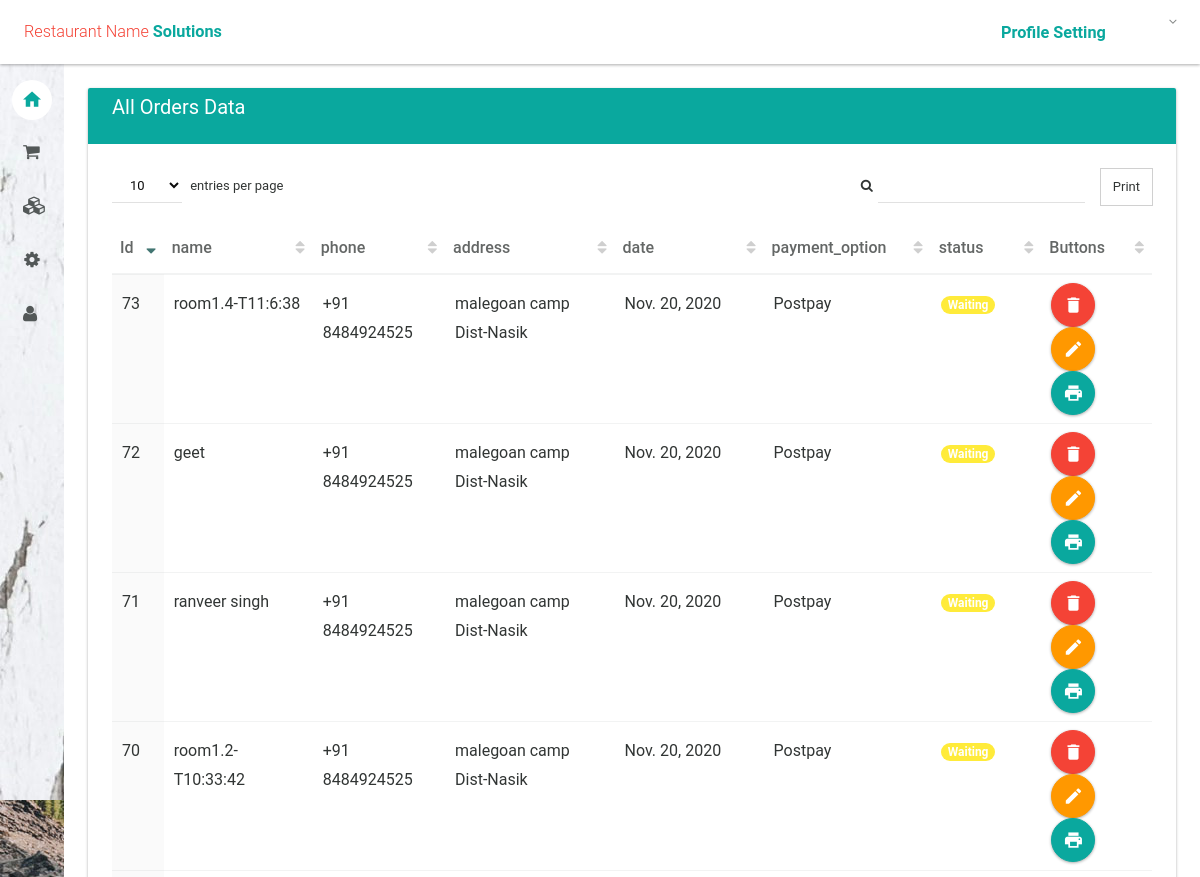
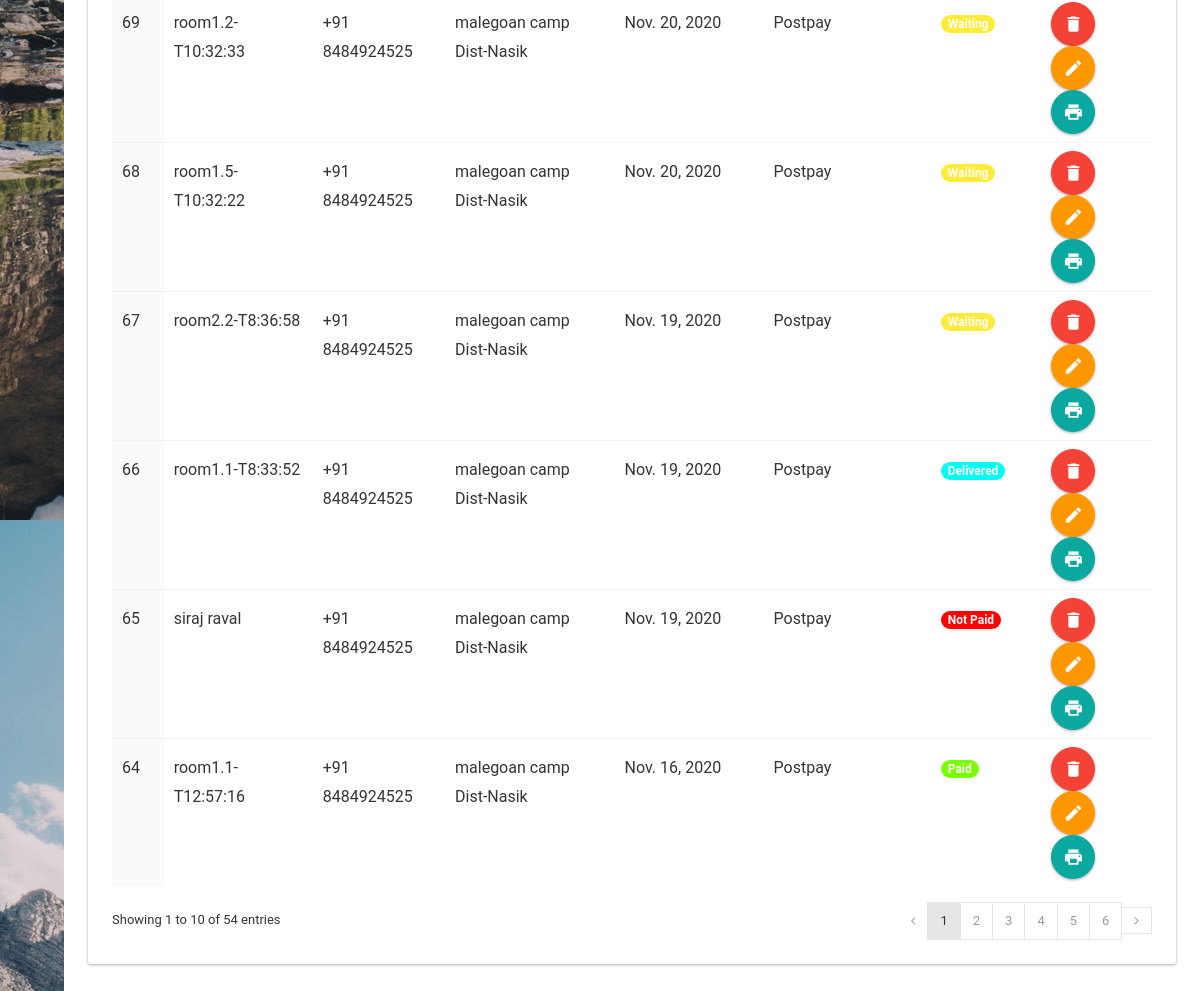
Before: /CustomerAndDish/all_order/ (signed in) with the older database file (2 pictures, top to bottom).
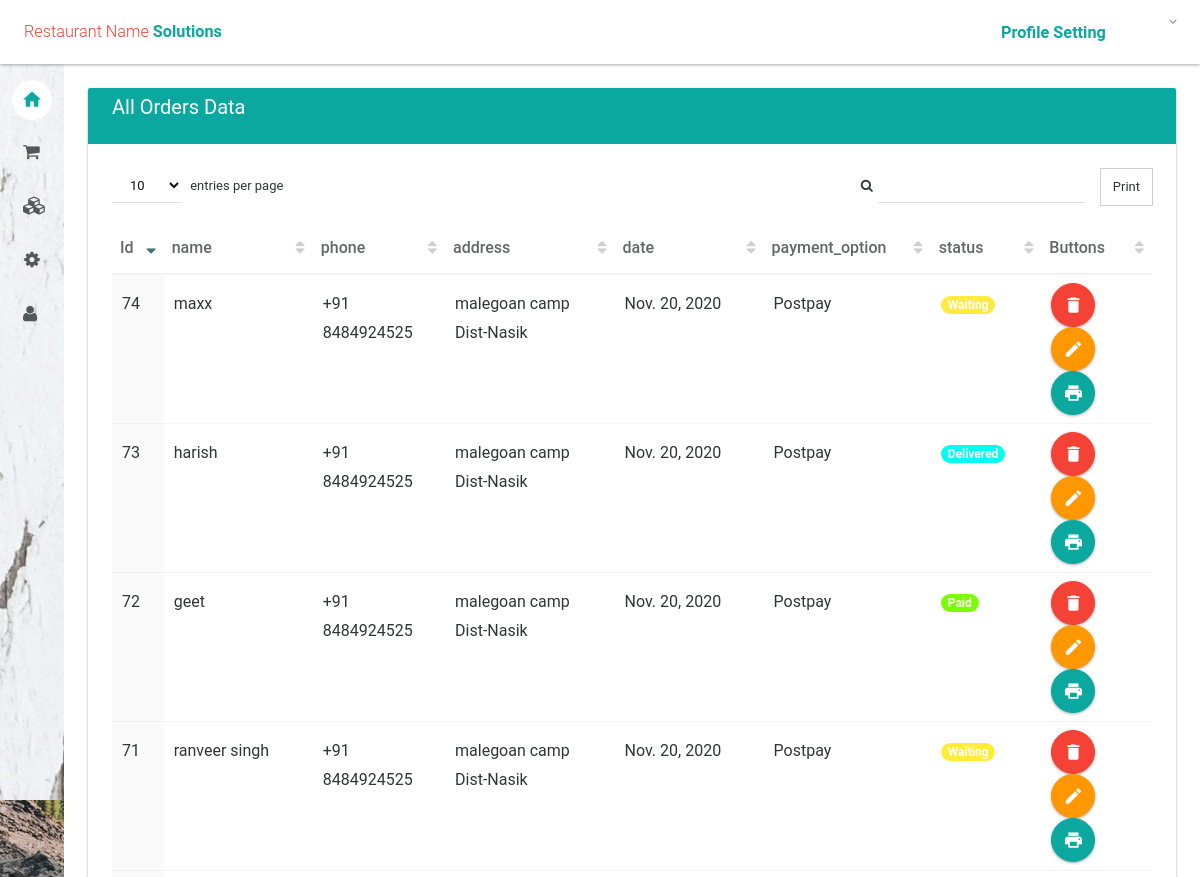
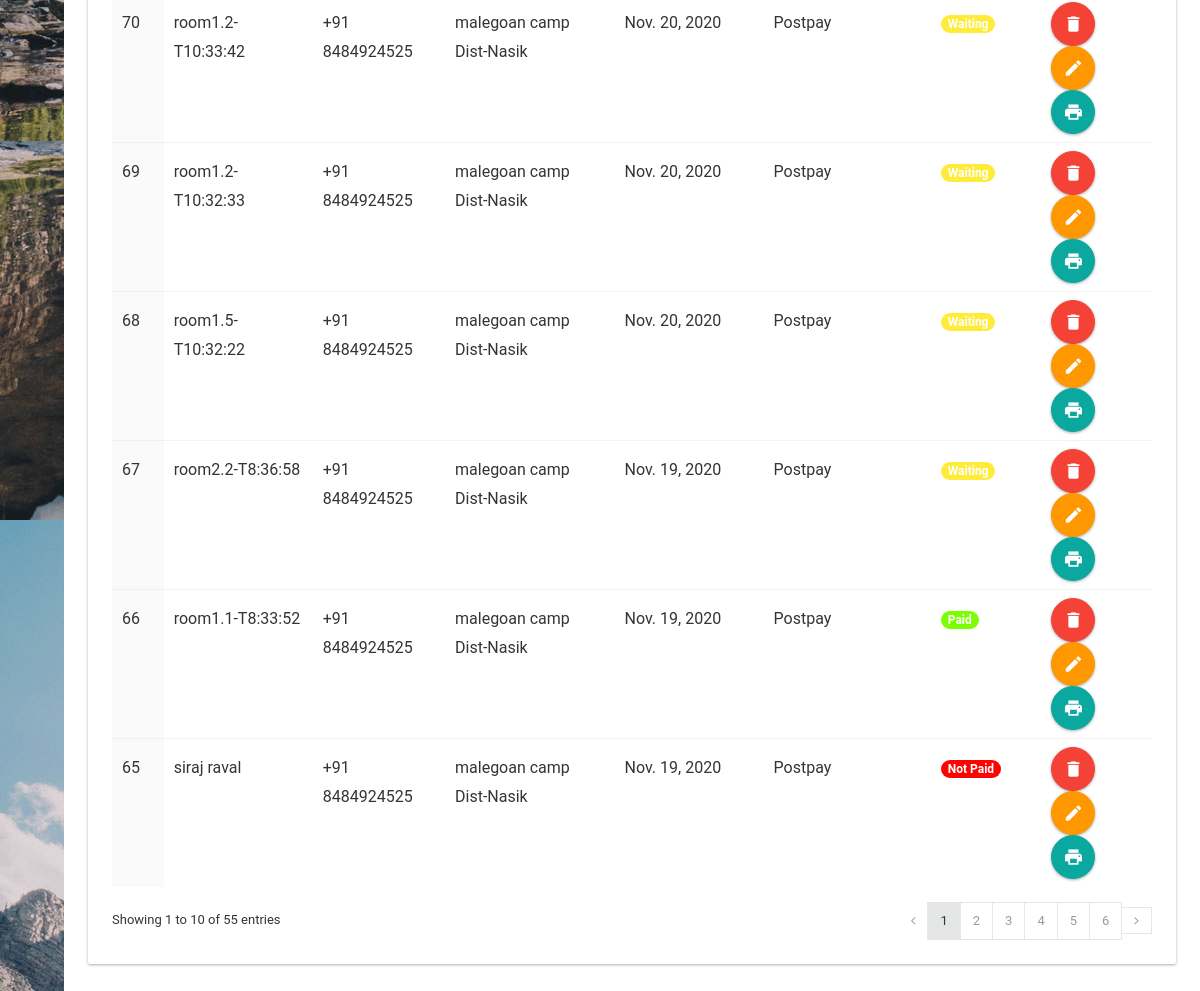
After: the same page with the newer database file (2 pictures, top to bottom).
### CustomerAndDish/models.py (models this page shows, shortened)
class Customer(models.Model):
    cust_id = models.AutoField(primary_key=True)
    table = models.CharField(max_length=255, blank=True, verbose_name='Table No.', null=True)
    name = models.CharField(max_length=200)
    phone = models.CharField(max_length=20,blank=True)
    address = models.TextField(blank=True)
    date = models.DateField(blank=True)
    time_in = models.TimeField(blank=True)
    payment_option = models.CharField(max_length=50) # Post pay / Pre Pay
    order_type = models.CharField(max_length=50)  #Dine In / Take Away
    order_status = models.CharField(max_length=50)
    order_total = models.IntegerField(blank=True) #Total bill
    no_of_people = models.IntegerField(blank=True)

### CustomerAndDish/views.py (the view)
# urls.py: path('all_order/', views.All_Order,name="allOrder"),
@login_required
def All_Order(request):
    orders = Customer.objects.all()
    return render(request,'CustomerAndDish/index_orders.html',{'orders': orders})

### CustomerAndDish/templates/CustomerAndDish/index_orders.html (shortened to what the changed rows need)
{% extends 'layout.html' %}
{% block body %}
                <section>
                    <div class="section-body">
                        <div class="row">
                            <div class="col-lg-12">
                                <div class="card">
                                    <div class="card-body">
                                        <div class="table-responsive">
                                            <table id="datatable2" class="table order-column hover">
                                                <thead>
                                                    <tr>
                                                        <th width="5%">Id</th>
                                                        <th width="100px">name</th>
                                                        <th width="10%">phone</th>
                                                        <th width="50px">address</th>
                                                        <th width="100px">date</th>
                                                        <th width="70px">payment_option</th>
                                                        <th width="70px">status</th>
                                                        <th width="70px">Buttons</th>
                                                    </tr>
                                                </thead>
                                                <tbody>
                                                    {% for order in orders %}
                                                        <tr class="gradeX">
                                                            <td>{{ order.cust_id }}</td>
                                                            <td>{{ order.name }}</td>
                                                            <td>{{ order.phone }}</td>
                                                            <td>{{ order.address }}</td>
                                                            <td>{{ order.date }}</td>
                                                            <td>{{ order.payment_option }}</td>
                                                            {% if order.order_status == 'Waiting' %}
                                                                <td><span class="badge" style="background: #ffeb3a">{{ order.order_status }}</span></td>
                                                            {% elif order.order_status == 'Delivered' %}
                                                                <td><span class="badge" style="background: #00fff2"> {{ order.order_status }}</span></td>
                                                            {% elif order.order_status == 'Paid' %}
                                                                <td><span class="badge" style="background: #7bff00"> {{ order.order_status }}</span></td>
                                                            {% elif order.order_status == 'Not Paid' %}
                                                                <td><span class="badge" style="background: #ff0202"> {{ order.order_status }}</span></td>
                                                            {% endif %}
                                                            <td>
                                                                <a href="{% url 'deleteOrder' order.cust_id %}" class="btn ink-reaction btn-floating-action btn-danger" onclick="return confirm('Are you sure you want to delete this?')"><i class="md md-delete"></i> </a>
                                                                <a href="{% url 'editOrder' order.cust_id %}" class="btn ink-reaction btn-floating-action btn-warning"><i class="md md-edit"></i> </a>
                                                                <a href="{% url 'printOrder' order.cust_id %}" class="btn ink-reaction btn-floating-action btn-primary"><i class="md md-print"></i> </a>
                                                            </td>
                                                        </tr>
                                                    {% endfor %}
                                                </tbody>
                                            </table>
                                        </div>
                                    </div>
                                </div>
                            </div>
                        </div>
                    </div>
                </section>
{% endblock %}

Changed rows visible on the page:
no longer on this page (row unchanged): Customer: cust_id "64", name "room1.1-T12:57:16", phone "+91 8484924525", address "malegoan camp Dist-Nasik", date "Nov. 16, 2020", payment_option "Postpay", order_status "Paid"
changed Customer "room1.1-T8:33:52": order_status "Delivered" → "Paid"
changed Customer "geet": order_status "Waiting" → "Paid"
changed Customer id 73: name "room1.4-T11:6:38" → "harish"; order_status "Waiting" → "Delivered"
added Customer: cust_id "74", name "maxx", phone "+91 8484924525", address "malegoan camp Dist-Nasik", date "Nov. 20, 2020", payment_option "Postpay", order_status "Waiting"
Other visible differences:
text written by a page script: "Print entries per page Showing 1 to 10 of 54 entries 1 2 3 4 5 6" → "Print entries per page Showing 1 to 10 of 55 entries 1 2 3 4 5 6"
